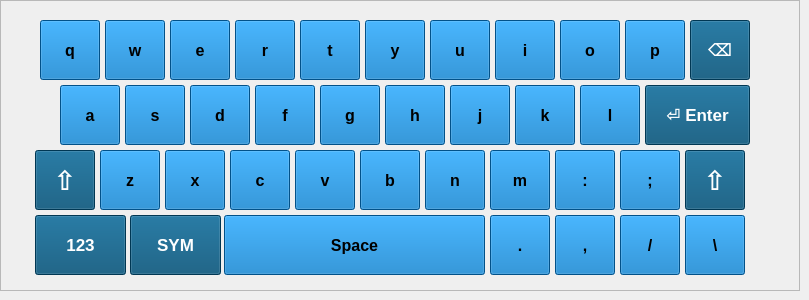
      <widget class="QWidget" name="page_9">
       <widget class="QFrame" name="frame_4">
        <property name="geometry">
         <rect>
          <x>0</x>
          <y>0</y>
          <width>800</width>
          <height>291</height>
         </rect>
        </property>
        <property name="font">
         <font>
          <weight>75</weight>
          <bold>true</bold>
         </font>
        </property>
        <property name="styleSheet">
         <string notr="true">background:rgb(93, 93, 93)
/*background:qlineargradient(spread:repeat, x1:0.510204, y1:1, x2:0.505, y2:0, stop:0 rgba(22,33,55,255), stop:1 rgba(60,98,109,255));
color:rgb(255, 255, 255);
</string>
        </property>
        <property name="frameShape">
         <enum>QFrame::StyledPanel</enum>
        </property>
        <property name="frameShadow">
         <enum>QFrame::Raised</enum>
        </property>
        <widget class="QPushButton" name="pushButton_71">
         <property name="geometry">
          <rect>
           <x>40</x>
           <y>20</y>
           <width>60</width>
           <height>60</height>
          </rect>
         </property>
         <property name="font">
          <font>
           <pointsize>12</pointsize>
           <weight>75</weight>
           <bold>true</bold>
          </font>
         </property>
         <property name="styleSheet">
          <string notr="true">background:rgb(1, 114, 192);
color:rgb(0,0,0);</string>
         </property>
         <property name="text">
          <string>q</string>
         </property>
        </widget>
        <widget class="QPushButton" name="pushButton_72">
         <property name="geometry">
          <rect>
           <x>105</x>
           <y>20</y>
           <width>60</width>
           <height>60</height>
          </rect>
         </property>
         <property name="font">
          <font>
           <pointsize>12</pointsize>
           <weight>75</weight>
           <bold>true</bold>
          </font>
         </property>
         <property name="styleSheet">
          <string notr="true">background:rgb(1, 114, 192);
color:rgb(0,0,0);</string>
         </property>
         <property name="text">
          <string>w</string>
         </property>
        </widget>
        <widget class="QPushButton" name="pushButton_73">
         <property name="geometry">
          <rect>
           <x>235</x>
           <y>20</y>
           <width>60</width>
           <height>60</height>
          </rect>
         </property>
         <property name="font">
          <font>
           <pointsize>12</pointsize>
           <weight>75</weight>
           <bold>true</bold>
          </font>
         </property>
         <property name="styleSheet">
          <string notr="true">background:rgb(1, 114, 192);
color:rgb(0,0,0);</string>
         </property>
         <property name="text">
          <string>r</string>
         </property>
        </widget>
        <widget class="QPushButton" name="pushButton_74">
         <property name="geometry">
          <rect>
           <x>170</x>
           <y>20</y>
           <width>60</width>
           <height>60</height>
          </rect>
         </property>
         <property name="font">
          <font>
           <pointsize>12</pointsize>
           <weight>75</weight>
           <bold>true</bold>
          </font>
         </property>
         <property name="styleSheet">
          <string notr="true">background:rgb(1, 114, 192);
color:rgb(0,0,0);</string>
         </property>
         <property name="text">
          <string>e</string>
         </property>
        </widget>
        <widget class="QPushButton" name="pushButton_75">
         <property name="geometry">
          <rect>
           <x>495</x>
           <y>20</y>
           <width>60</width>
           <height>60</height>
          </rect>
         </property>
         <property name="font">
          <font>
           <pointsize>12</pointsize>
           <weight>75</weight>
           <bold>true</bold>
          </font>
         </property>
         <property name="styleSheet">
          <string notr="true">background:rgb(1, 114, 192);
color:rgb(0,0,0);</string>
         </property>
         <property name="text">
          <string>i</string>
         </property>
        </widget>
        <widget class="QPushButton" name="pushButton_76">
         <property name="geometry">
          <rect>
           <x>365</x>
           <y>20</y>
           <width>60</width>
           <height>60</height>
          </rect>
         </property>
         <property name="font">
          <font>
           <pointsize>12</pointsize>
           <weight>75</weight>
           <bold>true</bold>
          </font>
         </property>
         <property name="styleSheet">
          <string notr="true">background:rgb(1, 114, 192);
color:rgb(0,0,0);</string>
         </property>
         <property name="text">
          <string>y</string>
         </property>
        </widget>
        <widget class="QPushButton" name="pushButton_77">
         <property name="geometry">
          <rect>
           <x>430</x>
           <y>20</y>
           <width>60</width>
           <height>60</height>
          </rect>
         </property>
         <property name="font">
          <font>
           <pointsize>12</pointsize>
           <weight>75</weight>
           <bold>true</bold>
          </font>
         </property>
         <property name="styleSheet">
          <string notr="true">background:rgb(1, 114, 192);
color:rgb(0,0,0);</string>
         </property>
         <property name="text">
          <string>u</string>
         </property>
        </widget>
        <widget class="QPushButton" name="pushButton_78">
         <property name="geometry">
          <rect>
           <x>300</x>
           <y>20</y>
           <width>60</width>
           <height>60</height>
          </rect>
         </property>
         <property name="font">
          <font>
           <pointsize>12</pointsize>
           <weight>75</weight>
           <bold>true</bold>
          </font>
         </property>
         <property name="styleSheet">
          <string notr="true">background:rgb(1, 114, 192);
color:rgb(0,0,0);</string>
         </property>
         <property name="text">
          <string>t</string>
         </property>
        </widget>
        <widget class="QPushButton" name="pushButton_79">
         <property name="geometry">
          <rect>
           <x>690</x>
           <y>20</y>
           <width>60</width>
           <height>60</height>
          </rect>
         </property>
         <property name="font">
          <font>
           <pointsize>13</pointsize>
           <weight>75</weight>
           <bold>true</bold>
          </font>
         </property>
         <property name="styleSheet">
          <string notr="true">background-color:rgb(0, 77, 116);
color:rgb(255, 255, 255);</string>
         </property>
         <property name="text">
          <string>⌫</string>
         </property>
        </widget>
        <widget class="QPushButton" name="pushButton_80">
         <property name="geometry">
          <rect>
           <x>625</x>
           <y>20</y>
           <width>60</width>
           <height>60</height>
          </rect>
         </property>
         <property name="font">
          <font>
           <pointsize>12</pointsize>
           <weight>75</weight>
           <bold>true</bold>
          </font>
         </property>
         <property name="styleSheet">
          <string notr="true">background:rgb(1, 114, 192);
color:rgb(0,0,0);</string>
         </property>
         <property name="text">
          <string>p</string>
         </property>
        </widget>
        <widget class="QPushButton" name="pushButton_81">
         <property name="geometry">
          <rect>
           <x>560</x>
           <y>20</y>
           <width>60</width>
           <height>60</height>
          </rect>
         </property>
         <property name="font">
          <font>
           <pointsize>12</pointsize>
           <weight>75</weight>
           <bold>true</bold>
          </font>
         </property>
         <property name="styleSheet">
          <string notr="true">background:rgb(1, 114, 192);
color:rgb(0,0,0);</string>
         </property>
         <property name="text">
          <string>o</string>
         </property>
        </widget>
        <widget class="QPushButton" name="pushButton_82">
         <property name="geometry">
          <rect>
           <x>255</x>
           <y>85</y>
           <width>60</width>
           <height>60</height>
          </rect>
         </property>
         <property name="font">
          <font>
           <pointsize>12</pointsize>
           <weight>75</weight>
           <bold>true</bold>
          </font>
         </property>
         <property name="styleSheet">
          <string notr="true">background:rgb(1, 114, 192);
color:rgb(0,0,0);</string>
         </property>
         <property name="text">
          <string>f</string>
         </property>
        </widget>
        <widget class="QPushButton" name="pushButton_83">
         <property name="geometry">
          <rect>
           <x>125</x>
           <y>85</y>
           <width>60</width>
           <height>60</height>
          </rect>
         </property>
         <property name="font">
          <font>
           <pointsize>12</pointsize>
           <weight>75</weight>
           <bold>true</bold>
          </font>
         </property>
         <property name="styleSheet">
          <string notr="true">background:rgb(1, 114, 192);
color:rgb(0,0,0);</string>
         </property>
         <property name="text">
          <string>s</string>
         </property>
        </widget>
        <widget class="QPushButton" name="pushButton_84">
         <property name="geometry">
          <rect>
           <x>190</x>
           <y>85</y>
           <width>60</width>
           <height>60</height>
          </rect>
         </property>
         <property name="font">
          <font>
           <pointsize>12</pointsize>
           <weight>75</weight>
           <bold>true</bold>
          </font>
         </property>
         <property name="styleSheet">
          <string notr="true">background:rgb(1, 114, 192);
color:rgb(0,0,0);</string>
         </property>
         <property name="text">
          <string>d</string>
         </property>
        </widget>
        <widget class="QPushButton" name="pushButton_85">
         <property name="geometry">
          <rect>
           <x>450</x>
           <y>85</y>
           <width>60</width>
           <height>60</height>
          </rect>
         </property>
         <property name="font">
          <font>
           <pointsize>12</pointsize>
           <weight>75</weight>
           <bold>true</bold>
          </font>
         </property>
         <property name="styleSheet">
          <string notr="true">background:rgb(1, 114, 192);
color:rgb(0,0,0);</string>
         </property>
         <property name="text">
          <string>j</string>
         </property>
        </widget>
        <widget class="QPushButton" name="pushButton_86">
         <property name="geometry">
          <rect>
           <x>515</x>
           <y>85</y>
           <width>60</width>
           <height>60</height>
          </rect>
         </property>
         <property name="font">
          <font>
           <pointsize>12</pointsize>
           <weight>75</weight>
           <bold>true</bold>
          </font>
         </property>
         <property name="styleSheet">
          <string notr="true">background:rgb(1, 114, 192);
color:rgb(0,0,0);</string>
         </property>
         <property name="text">
          <string>k</string>
         </property>
        </widget>
        <widget class="QPushButton" name="pushButton_87">
         <property name="geometry">
          <rect>
           <x>385</x>
           <y>85</y>
           <width>60</width>
           <height>60</height>
          </rect>
         </property>
         <property name="font">
          <font>
           <pointsize>12</pointsize>
           <weight>75</weight>
           <bold>true</bold>
          </font>
         </property>
         <property name="styleSheet">
          <string notr="true">background:rgb(1, 114, 192);
color:rgb(0,0,0);</string>
         </property>
         <property name="text">
          <string>h</string>
         </property>
        </widget>
        <widget class="QPushButton" name="pushButton_88">
         <property name="geometry">
          <rect>
           <x>645</x>
           <y>85</y>
           <width>105</width>
           <height>60</height>
          </rect>
         </property>
         <property name="font">
          <font>
           <pointsize>13</pointsize>
           <weight>75</weight>
           <bold>true</bold>
          </font>
         </property>
         <property name="styleSheet">
          <string notr="true">background-color:rgb(0, 77, 116);
color:rgb(255, 255, 255);</string>
         </property>
         <property name="text">
          <string>⏎ Enter</string>
         </property>
        </widget>
        <widget class="QPushButton" name="pushButton_89">
         <property name="geometry">
          <rect>
           <x>60</x>
           <y>85</y>
           <width>60</width>
           <height>60</height>
          </rect>
         </property>
         <property name="font">
          <font>
           <pointsize>12</pointsize>
           <weight>75</weight>
           <bold>true</bold>
          </font>
         </property>
         <property name="styleSheet">
          <string notr="true">background:rgb(1, 114, 192);
color:rgb(0,0,0);</string>
         </property>
         <property name="text">
          <string>a</string>
         </property>
        </widget>
        <widget class="QPushButton" name="pushButton_90">
         <property name="geometry">
          <rect>
           <x>320</x>
           <y>85</y>
           <width>60</width>
           <height>60</height>
          </rect>
         </property>
         <property name="font">
          <font>
           <pointsize>12</pointsize>
           <weight>75</weight>
           <bold>true</bold>
          </font>
         </property>
         <property name="styleSheet">
          <string notr="true">background:rgb(1, 114, 192);
color:rgb(0,0,0);</string>
         </property>
         <property name="text">
          <string>g</string>
         </property>
        </widget>
        <widget class="QPushButton" name="pushButton_91">
         <property name="geometry">
          <rect>
           <x>580</x>
           <y>85</y>
           <width>60</width>
           <height>60</height>
          </rect>
         </property>
         <property name="font">
          <font>
           <pointsize>12</pointsize>
           <weight>75</weight>
           <bold>true</bold>
          </font>
         </property>
         <property name="styleSheet">
          <string notr="true">background:rgb(1, 114, 192);
color:rgb(0,0,0);</string>
         </property>
         <property name="text">
          <string>l</string>
         </property>
        </widget>
        <widget class="QPushButton" name="pushButton_92">
         <property name="geometry">
          <rect>
           <x>555</x>
           <y>150</y>
           <width>60</width>
           <height>60</height>
          </rect>
         </property>
         <property name="font">
          <font>
           <pointsize>12</pointsize>
           <weight>75</weight>
           <bold>true</bold>
          </font>
         </property>
         <property name="styleSheet">
          <string notr="true">background:rgb(1, 114, 192);
color:rgb(0,0,0);</string>
         </property>
         <property name="text">
          <string>:</string>
         </property>
        </widget>
        <widget class="QPushButton" name="pushButton_93">
         <property name="geometry">
          <rect>
           <x>230</x>
           <y>150</y>
           <width>60</width>
           <height>60</height>
          </rect>
         </property>
         <property name="font">
          <font>
           <pointsize>12</pointsize>
           <weight>75</weight>
           <bold>true</bold>
          </font>
         </property>
         <property name="styleSheet">
          <string notr="true">background:rgb(1, 114, 192);
color:rgb(0,0,0);</string>
         </property>
         <property name="text">
          <string>c</string>
         </property>
        </widget>
        <widget class="QPushButton" name="pushButton_94">
         <property name="geometry">
          <rect>
           <x>620</x>
           <y>150</y>
           <width>60</width>
           <height>60</height>
          </rect>
         </property>
         <property name="font">
          <font>
           <pointsize>12</pointsize>
           <weight>75</weight>
           <bold>true</bold>
          </font>
         </property>
         <property name="styleSheet">
          <string notr="true">background:rgb(1, 114, 192);
color:rgb(0,0,0);</string>
         </property>
         <property name="text">
          <string>;</string>
         </property>
        </widget>
        <widget class="QPushButton" name="pushButton_95">
         <property name="geometry">
          <rect>
           <x>35</x>
           <y>150</y>
           <width>60</width>
           <height>60</height>
          </rect>
         </property>
         <property name="font">
          <font>
           <pointsize>20</pointsize>
           <weight>75</weight>
           <bold>true</bold>
          </font>
         </property>
         <property name="styleSheet">
          <string notr="true">background-color:rgb(0, 77, 116);
color:rgb(255, 255, 255);</string>
         </property>
         <property name="text">
          <string>⇧</string>
         </property>
        </widget>
        <widget class="QPushButton" name="pushButton_96">
         <property name="geometry">
          <rect>
           <x>425</x>
           <y>150</y>
           <width>60</width>
           <height>60</height>
          </rect>
         </property>
         <property name="font">
          <font>
           <pointsize>12</pointsize>
           <weight>75</weight>
           <bold>true</bold>
          </font>
         </property>
         <property name="styleSheet">
          <string notr="true">background:rgb(1, 114, 192);
color:rgb(0,0,0);</string>
         </property>
         <property name="text">
          <string>n</string>
         </property>
        </widget>
        <widget class="QPushButton" name="pushButton_97">
         <property name="geometry">
          <rect>
           <x>490</x>
           <y>150</y>
           <width>60</width>
           <height>60</height>
          </rect>
         </property>
         <property name="font">
          <font>
           <pointsize>12</pointsize>
           <weight>75</weight>
           <bold>true</bold>
          </font>
         </property>
         <property name="styleSheet">
          <string notr="true">background:rgb(1, 114, 192);
color:rgb(0,0,0);</string>
         </property>
         <property name="text">
          <string>m</string>
         </property>
        </widget>
        <widget class="QPushButton" name="pushButton_98">
         <property name="geometry">
          <rect>
           <x>165</x>
           <y>150</y>
           <width>60</width>
           <height>60</height>
          </rect>
         </property>
         <property name="font">
          <font>
           <pointsize>12</pointsize>
           <weight>75</weight>
           <bold>true</bold>
          </font>
         </property>
         <property name="styleSheet">
          <string notr="true">background:rgb(1, 114, 192);
color:rgb(0,0,0);</string>
         </property>
         <property name="text">
          <string>x</string>
         </property>
        </widget>
        <widget class="QPushButton" name="pushButton_99">
         <property name="geometry">
          <rect>
           <x>685</x>
           <y>150</y>
           <width>60</width>
           <height>60</height>
          </rect>
         </property>
         <property name="font">
          <font>
           <pointsize>20</pointsize>
           <weight>75</weight>
           <bold>true</bold>
          </font>
         </property>
         <property name="styleSheet">
          <string notr="true">background-color:rgb(0, 77, 116);
color:rgb(255, 255, 255);</string>
         </property>
         <property name="text">
          <string>⇧</string>
         </property>
        </widget>
        <widget class="QPushButton" name="pushButton_100">
         <property name="geometry">
          <rect>
           <x>295</x>
           <y>150</y>
           <width>60</width>
           <height>60</height>
          </rect>
         </property>
         <property name="font">
          <font>
           <pointsize>12</pointsize>
           <weight>75</weight>
           <bold>true</bold>
          </font>
         </property>
         <property name="styleSheet">
          <string notr="true">background:rgb(1, 114, 192);
color:rgb(0,0,0);</string>
         </property>
         <property name="text">
          <string>v</string>
         </property>
        </widget>
        <widget class="QPushButton" name="pushButton_101">
         <property name="geometry">
          <rect>
           <x>100</x>
           <y>150</y>
           <width>60</width>
           <height>60</height>
          </rect>
         </property>
         <property name="font">
          <font>
           <pointsize>12</pointsize>
           <weight>75</weight>
           <bold>true</bold>
          </font>
         </property>
         <property name="styleSheet">
          <string notr="true">background:rgb(1, 114, 192);
color:rgb(0,0,0);</string>
         </property>
         <property name="text">
          <string>z</string>
         </property>
        </widget>
        <widget class="QPushButton" name="pushButton_102">
         <property name="geometry">
          <rect>
           <x>360</x>
           <y>150</y>
           <width>60</width>
           <height>60</height>
          </rect>
         </property>
         <property name="font">
          <font>
           <pointsize>12</pointsize>
           <weight>75</weight>
           <bold>true</bold>
          </font>
         </property>
         <property name="styleSheet">
          <string notr="true">background:rgb(1, 114, 192);
color:rgb(0,0,0);</string>
         </property>
         <property name="text">
          <string>b</string>
         </property>
        </widget>
        <widget class="QPushButton" name="pushButton_103">
         <property name="geometry">
          <rect>
           <x>620</x>
           <y>215</y>
           <width>60</width>
           <height>60</height>
          </rect>
         </property>
         <property name="font">
          <font>
           <pointsize>12</pointsize>
           <weight>75</weight>
           <bold>true</bold>
          </font>
         </property>
         <property name="styleSheet">
          <string notr="true">background:rgb(1, 114, 192);
color:rgb(0,0,0);</string>
         </property>
         <property name="text">
          <string>/</string>
         </property>
        </widget>
        <widget class="QPushButton" name="pushButton_104">
         <property name="geometry">
          <rect>
           <x>35</x>
           <y>215</y>
           <width>91</width>
           <height>60</height>
          </rect>
         </property>
         <property name="font">
          <font>
           <pointsize>13</pointsize>
           <weight>75</weight>
           <bold>true</bold>
          </font>
         </property>
         <property name="styleSheet">
          <string notr="true">background-color:rgb(0, 77, 116);
color:rgb(255, 255, 255);</string>
         </property>
         <property name="text">
          <string>123</string>
         </property>
        </widget>
        <widget class="QPushButton" name="pushButton_105">
         <property name="geometry">
          <rect>
           <x>555</x>
           <y>215</y>
           <width>60</width>
           <height>60</height>
          </rect>
         </property>
         <property name="font">
          <font>
           <pointsize>12</pointsize>
           <weight>75</weight>
           <bold>true</bold>
          </font>
         </property>
         <property name="styleSheet">
          <string notr="true">background:rgb(1, 114, 192);
color:rgb(0,0,0);</string>
         </property>
         <property name="text">
          <string>,</string>
         </property>
        </widget>
        <widget class="QPushButton" name="pushButton_106">
         <property name="geometry">
          <rect>
           <x>224</x>
           <y>215</y>
           <width>261</width>
           <height>60</height>
          </rect>
         </property>
         <property name="font">
          <font>
           <pointsize>12</pointsize>
           <weight>75</weight>
           <bold>true</bold>
          </font>
         </property>
         <property name="styleSheet">
          <string notr="true">background:rgb(1, 114, 192);
color:rgb(0,0,0);</string>
         </property>
         <property name="text">
          <string>Space</string>
         </property>
        </widget>
        <widget class="QPushButton" name="pushButton_107">
         <property name="geometry">
          <rect>
           <x>490</x>
           <y>215</y>
           <width>60</width>
           <height>60</height>
          </rect>
         </property>
         <property name="font">
          <font>
           <pointsize>12</pointsize>
           <weight>75</weight>
           <bold>true</bold>
          </font>
         </property>
         <property name="styleSheet">
          <string notr="true">background:rgb(1, 114, 192);
color:rgb(0,0,0);</string>
         </property>
         <property name="text">
          <string>.</string>
         </property>
        </widget>
        <widget class="QPushButton" name="pushButton_108">
         <property name="geometry">
          <rect>
           <x>685</x>
           <y>215</y>
           <width>60</width>
           <height>60</height>
          </rect>
         </property>
         <property name="font">
          <font>
           <pointsize>12</pointsize>
           <weight>75</weight>
           <bold>true</bold>
          </font>
         </property>
         <property name="styleSheet">
          <string notr="true">background:rgb(1, 114, 192);
color:rgb(0,0,0);</string>
         </property>
         <property name="text">
          <string>\</string>
         </property>
        </widget>
        <widget class="QPushButton" name="pushButton_168">
         <property name="geometry">
          <rect>
           <x>130</x>
           <y>215</y>
           <width>91</width>
           <height>60</height>
          </rect>
         </property>
         <property name="font">
          <font>
           <pointsize>13</pointsize>
           <weight>75</weight>
           <bold>true</bold>
          </font>
         </property>
         <property name="styleSheet">
          <string notr="true">background-color:rgb(0, 77, 116);
color:rgb(255, 255, 255);</string>
         </property>
         <property name="text">
          <string>SYM</string>
         </property>
        </widget>
       </widget>
      </widget>
